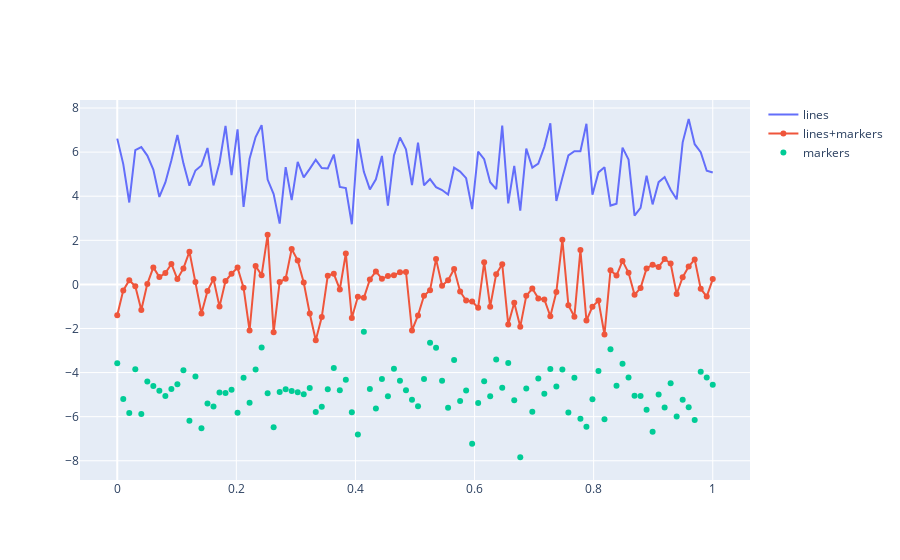

The notebook cell this image was saved under:
### Markdown cell above
## Recap markers

### Code cell
#Random array
N = 100
random_x = np.linspace(0, 1, N)
random_y0 = np.random.randn(N) + 5
random_y1 = np.random.randn(N) 
random_y2 = np.random.randn(N) - 5

#Declare fig
fig = go.Figure()
fig.add_trace(go.Scatter(x = random_x, y = random_y0, mode = 'lines', name = 'lines'))
fig.add_trace(go.Scatter(x = random_x, y = random_y1, mode = 'lines+markers', name = 'lines+markers'))
fig.add_trace(go.Scatter(x = random_x, y = random_y2, mode = 'markers', name = 'markers'))

#Show graph
fig.show()
